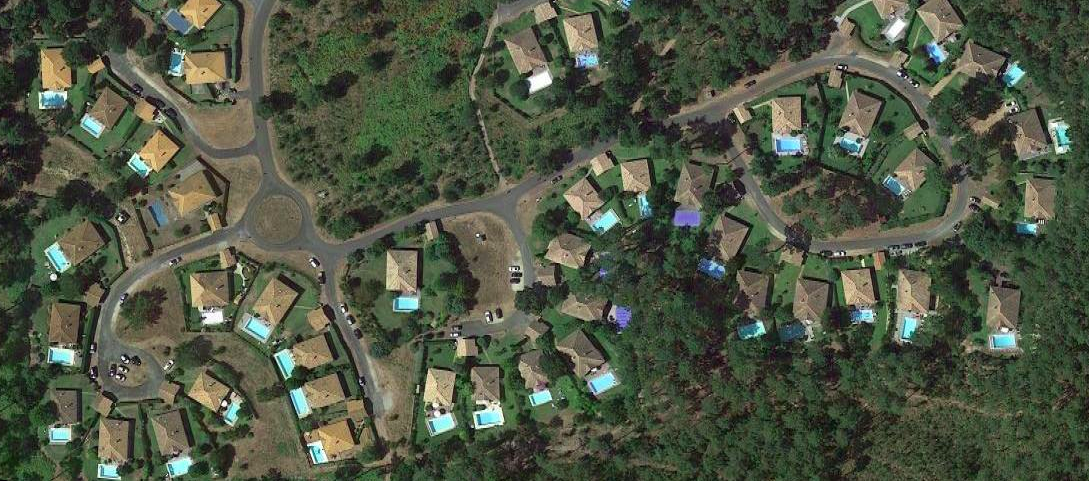
#> input picture src/figs/moliets.png, 1089 x 481 px, found by its file name
$ jupyter execute --allow-errors cor5.ipynb
#> lines starting #> are read from the running program, lines starting #| are printed output that depends on the picture; after the words box and inside, x2 and y2 are one past the last pixel; in counts of white or black regions, pixels touching at a corner belong together
(labs:cor5)=
# Mathematical morphology

<hr>

## 📌 Commentaires pour les intervenants

**Mathematical morphology**

* 📣 Rappeler aux étudiants que dans un premier temps, ils doivent mettre en place toute une chaîne de traitement
  qui fournisse un nombre de piscine, même approximatif, à partir de l'image.
  Il faut éviter qu'ils cherchent à parfaire chaque étape, car le risque est de ne pas réussir à développer une méthode complète,
  faute de temps.
  Par ailleurs, le fait de développer une méthode complète permet d'avoir suffisamment de recul
  pour définir quelle étape est la moins performante, et donc celle qu'il faut améliorer en premier.

* L'exercice est assez long. Si des étudiants le terminent, alors ils reviennent sur les TP précédents pour les terminer.

<hr>

## Objectives
* apply and compare basic operations (erosion, dilation, opening, closing)
* evaluate of the parameters of these operations
* use connected components to extract useful information

## First processings

[cell 1]
from skimage.io import imread
from skimage.measure import regionprops
from skimage.morphology import binary_erosion, binary_dilation, binary_opening, binary_closing, disk, label
from matplotlib.pyplot import imshow, figure, hist, show, subplot, title, plot
from numpy import arange

The image is a satellite view of a small town in the Landes, France. It is an RGB image of resolution 50 cm.

[cell 2]
img = imread('moliets.png')
#> img is the input picture: shape (481, 1089, 3); mean R, G, B 78.5, 85.9, 67.3

Since the objects of interest are blue and no other object in the scene is of this color,
it may be interesting to deal with the blue band of the image.
Therefore, the pools are bright on the blue band, giving first discrimination between the pools and the rest.

[cell 3]
blue = img[:,:,2]
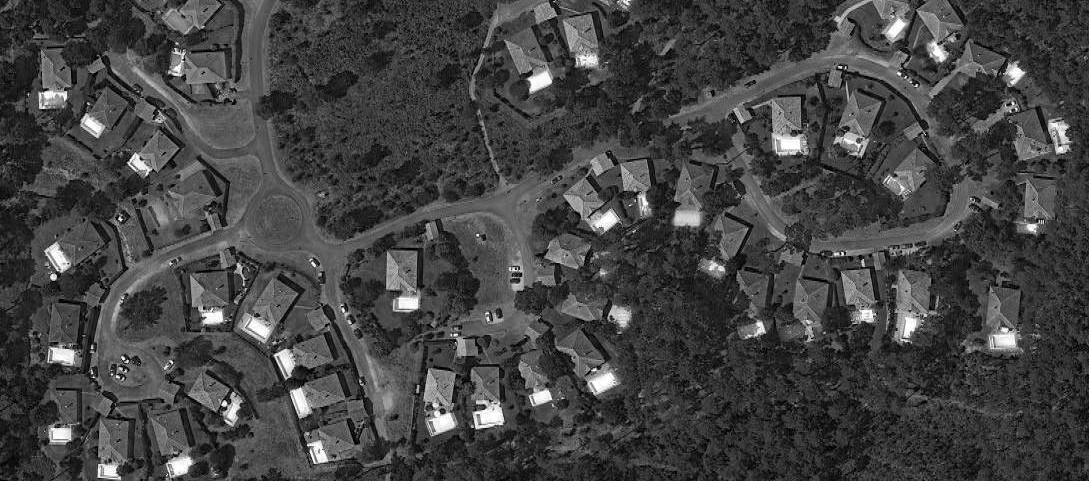
#> blue: shape (481, 1089); min 0, max 255, mean 67.3

[cell 4]
figure(figsize=(17,10))
imshow(blue, cmap='gray')
title('Blue band')
show()

The mathematical morphology operators described in the course work on binary images.
The blue band can be binarized by applying a threshold to separate the bright pixels from the others.
By looking at the histogram of the blue band and proceeding by trial and error,
we choose a threshold equals to 240.

[cell 5]
hist(blue.ravel(), bins=256)
show()
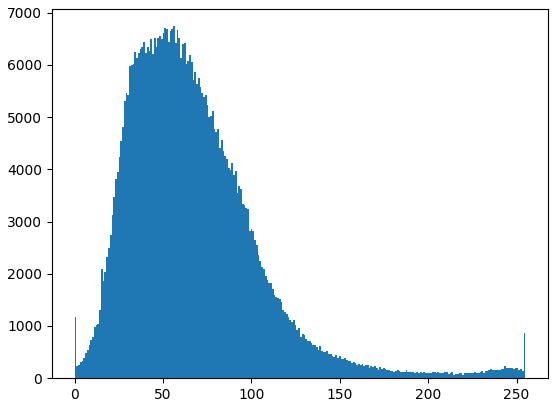
#> figure drawn by matplotlib, 1 panel; tallest bar 6739 high, from x = 55.78 to 56.78

[cell 6]
cropbinarized = (blue > 240)
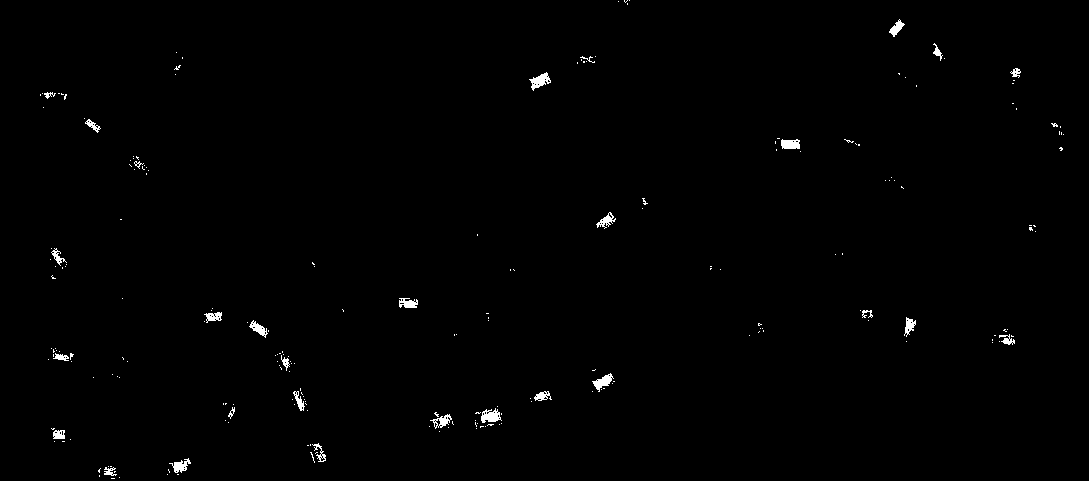
#> cropbinarized: shape (481, 1089) bool; 0.65% white; 223 white regions (194 under 20 px), largest, box (x1, y1, x2, y2) and area: (529, 72, 551, 91) 196, (481, 408, 502, 423) 194, (592, 373, 614, 392) 176

[cell 7]
xmin, xmax, ymin, ymax = 380, 680, 140, 440
figure(figsize=(17,10))
#> (the rest of this cell did not finish here and is left out)

## Study of the different operators

In this part, the mathematical morphology operators are applied to the sub-image marked out by the green square on the image above.

#> (a cell that did not finish here is left out)

First of all, we choose as a structuring element a disk with a radius of 4 pixels.

[cell 9]
selem = disk(4)
imshow(selem, cmap='gray')
title("Structuring element")
show()
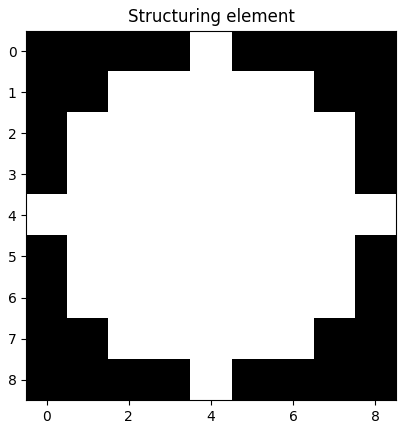
#> figure drawn by matplotlib, 1 panel

$ run again, with src/figs/T1-weighted-MRI.png copied over src/figs/moliets.png
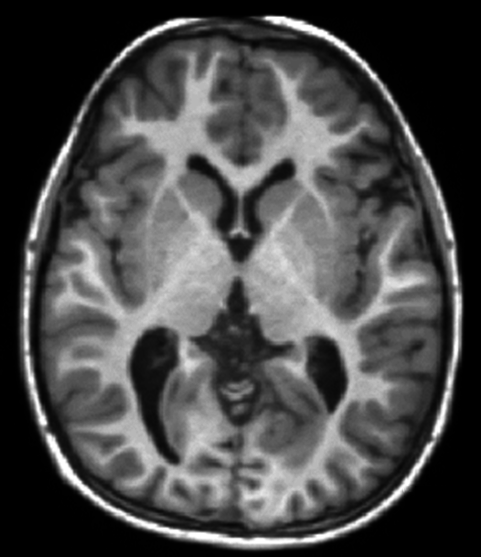
#> input picture src/figs/T1-weighted-MRI.png, 481 x 557 px, found by its file name
#> img is the input picture: shape (557, 481, 3); min 0, max 255, mean 73.6
#> `show()`:
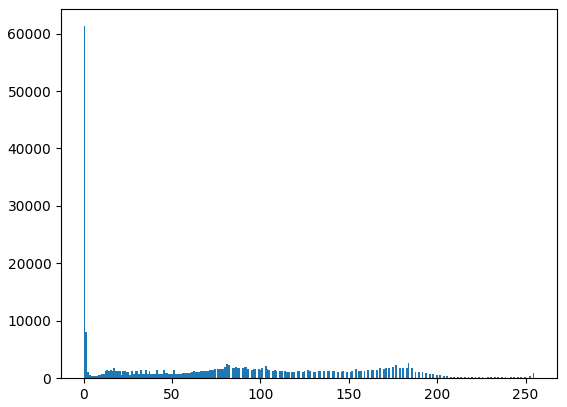
#> figure drawn by matplotlib, 1 panel; tallest bar 61297 high, from x = 0 to 0.996
#> `cropbinarized = (blue > 240)`:
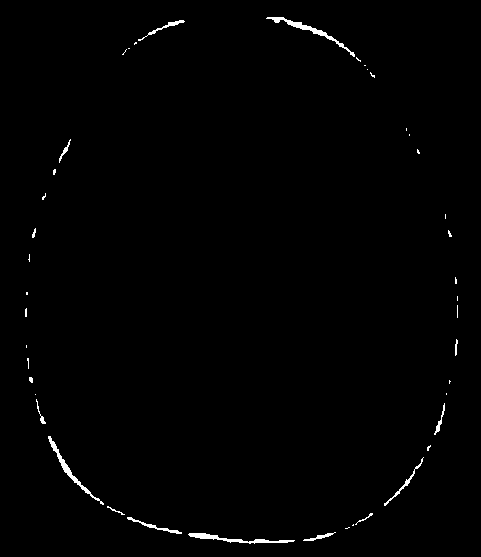
#> cropbinarized: shape (557, 481) bool; 0.78% white; 43 white regions (28 under 20 px), largest, box (x1, y1, x2, y2) and area: (266, 17, 355, 57) 373, (188, 533, 295, 544) 353, (48, 436, 104, 505) 332
